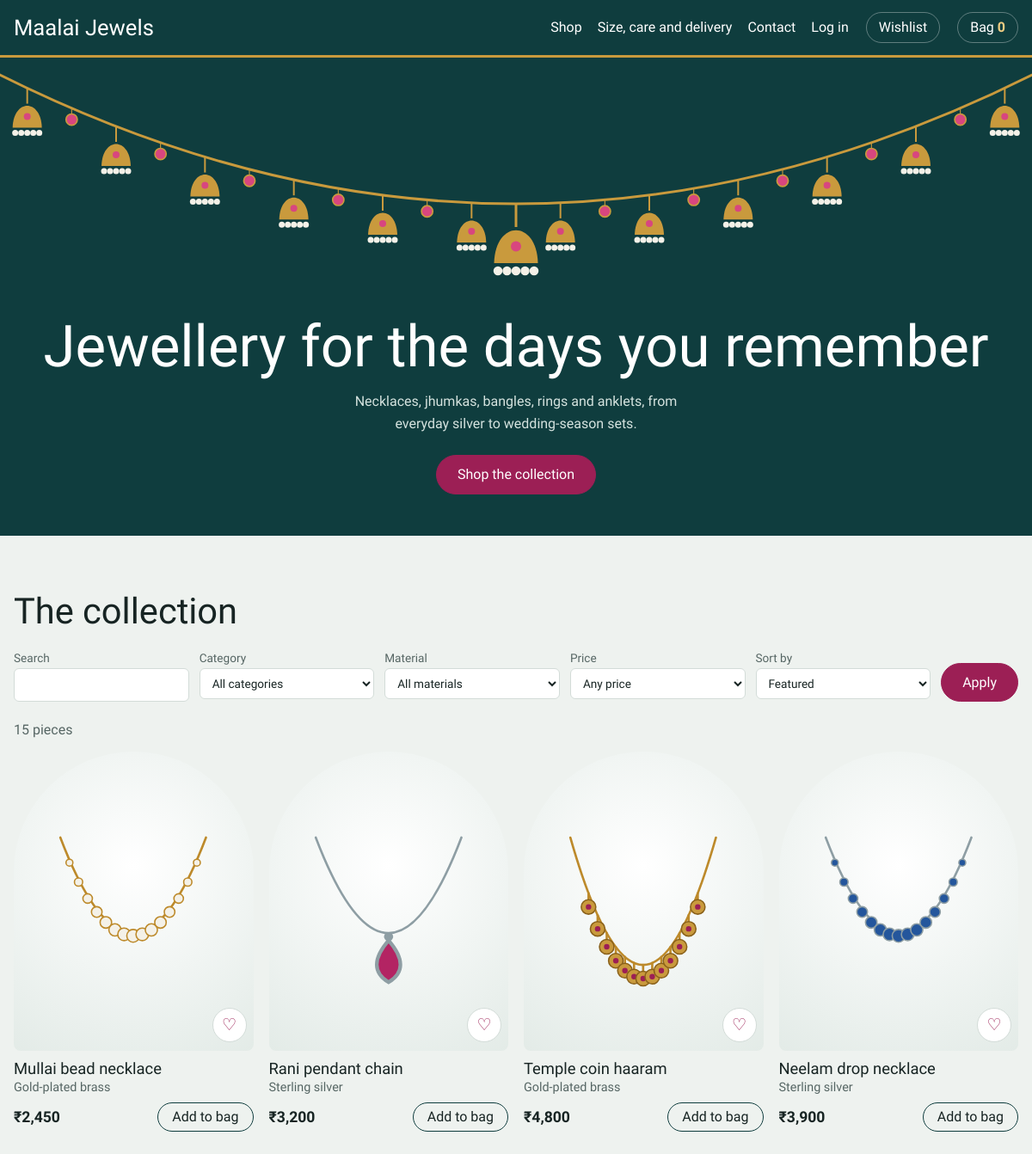
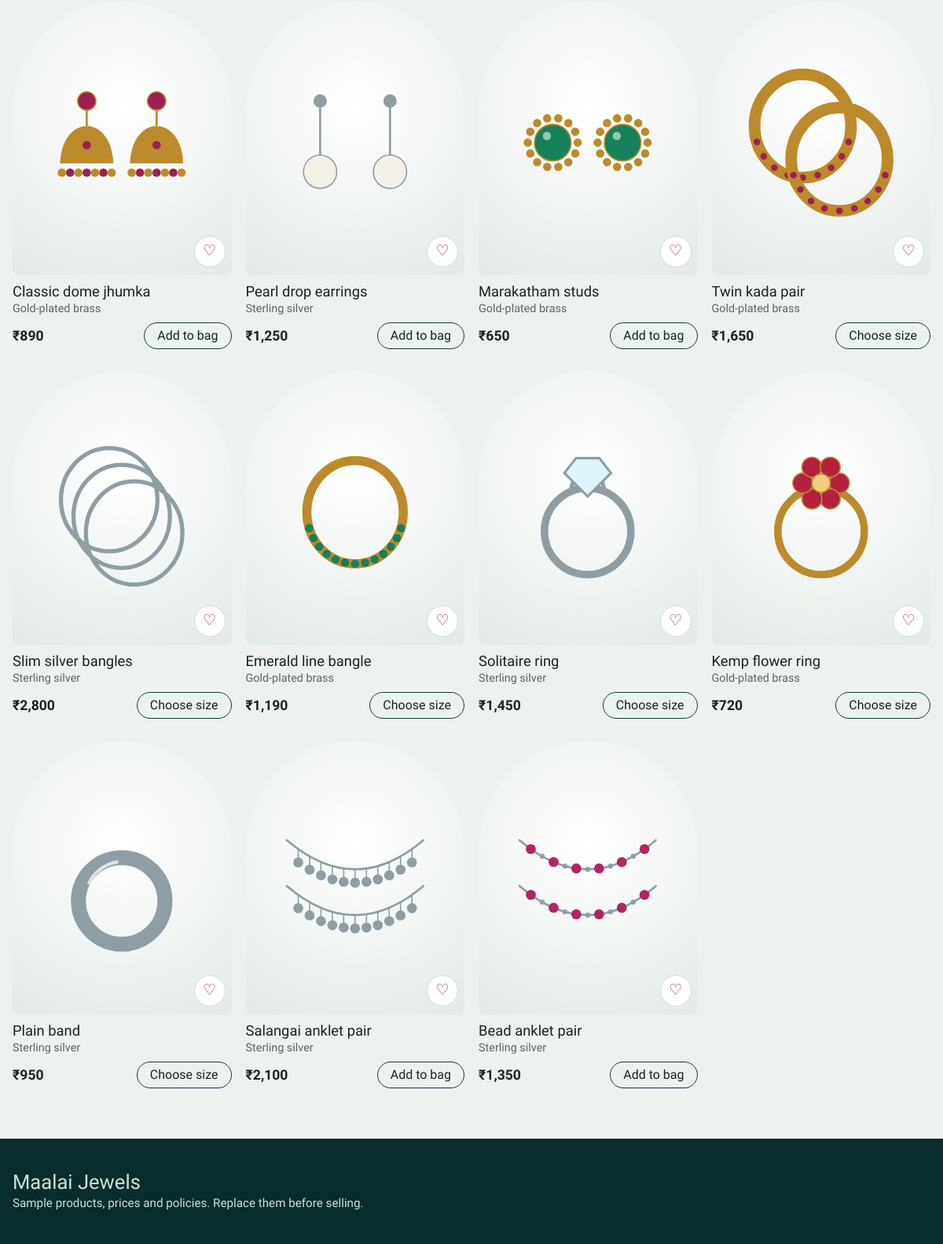
The page / on the database its author committed (2 pictures, top to bottom).
### tables this page shows
CREATE TABLE products(
  id INTEGER PRIMARY KEY, name TEXT NOT NULL, category TEXT NOT NULL, material TEXT NOT NULL,
  price INTEGER NOT NULL CHECK(price>0),             -- paise
  stock INTEGER NOT NULL DEFAULT 0 CHECK(stock>=0),
  sizes TEXT NOT NULL DEFAULT '', description TEXT NOT NULL DEFAULT '',
  image TEXT, stone TEXT NOT NULL DEFAULT '#9c1f55', design INTEGER NOT NULL DEFAULT 0,
  active INTEGER NOT NULL DEFAULT 1);

### app.py (the view)
    @app.get("/")
    def home():
        a = request.args
        sql, args = "SELECT * FROM products WHERE active=1", []
        if a.get("q"):
            sql += " AND (name || ' ' || description || ' ' || category) LIKE ?"
            args.append(f"%{a['q'].strip()}%")
        for field in ("category", "material"):
            if a.get(field):
                sql += f" AND {field}=?"
                args.append(a[field])
        if a.get("max", "").isdigit():
            sql += " AND price < ?"
            args.append(int(a["max"]) * 100)
        sql += " ORDER BY " + {"lo": "price", "hi": "price DESC", "az": "name"}.get(a.get("sort"), "id")
        db = get_db()
        materials = [r[0] for r in db.execute("SELECT DISTINCT material FROM products WHERE active=1")]
        wished = set()
        if g.user:
            wished = {r[0] for r in db.execute("SELECT product_id FROM wishlist WHERE user_id=?", (g.user["id"],))}
        return render_template("home.html", products=db.execute(sql, args).fetchall(),
                               materials=materials, wished=wished)

### db.py (called while the page is built)
def get_db():
    if "db" not in g:
        g.db = sqlite3.connect(current_app.config["DATABASE"], isolation_level=None, timeout=10)
        g.db.row_factory = sqlite3.Row
        g.db.execute("PRAGMA foreign_keys=ON")
    return g.db

### orders.py (called while the page is built)
def release_expired():
    rows = get_db().execute(
        "SELECT id FROM orders WHERE status='pending_payment' AND created < datetime('now', ?)",
        (f"-{HOLD_MINUTES} minutes",)).fetchall()
    for r in rows:
        cancel(r["id"], "Payment not received in time.", only_if_pending=True)

### templates/home.html (shortened to what this page needs)
{% extends "base.html" %}{% from "_macros.html" import card %}
{% block body %}
{% if not request.args %}
<div class="hero">
  <svg id="garland" viewBox="0 0 1200 290" preserveAspectRatio="xMidYMin slice" aria-hidden="true"></svg>
  <h1>Jewellery for the days you remember</h1>
  <p>Necklaces, jhumkas, bangles, rings and anklets, from everyday silver to wedding-season sets.</p>
  <a class="btn" href="#shop">Shop the collection</a>
</div>
{% endif %}
<section id="shop"><div class="wrap">
  <h2>The collection</h2>
  <form class="filters" method="get" action="{{ url_for('home') }}#shop" style="display:flex">
    <label>Search<input name="q" type="search" value="{{ request.args.q }}"></label>
    <label>Category<select name="category"><option value="">All categories</option>{% for c in categories %}<option {{ 'selected' if request.args.category==c }}>{{ c }}</option>{% endfor %}</select></label>
    <label>Material<select name="material"><option value="">All materials</option>{% for m in materials %}<option {{ 'selected' if request.args.material==m }}>{{ m }}</option>{% endfor %}</select></label>
    <label>Price<select name="max"><option value="">Any price</option>{% for v in ['1000','2500','5000'] %}<option value="{{ v }}" {{ 'selected' if request.args.max==v }}>Under ₹{{ v }}</option>{% endfor %}</select></label>
    <label>Sort by<select name="sort">{% for v,t in [('','Featured'),('lo','Price: low to high'),('hi','Price: high to low'),('az','Name')] %}<option value="{{ v }}" {{ 'selected' if request.args.get('sort','')==v }}>{{ t }}</option>{% endfor %}</select></label>
    <button class="btn" style="align-self:end">Apply</button>
  </form>
  <p class="count">{{ products|length }} {{ 'piece' if products|length==1 else 'pieces' }}</p>
  <div class="grid">{% for p in products %}{{ card(p, csrf, p.id in wished) }}{% endfor %}</div>
</div></section>
{% endblock %}

### templates/_macros.html (shortened to what this page needs)
{% macro picture(p) -%}
{% if p.image %}<img src="{{ url_for('image', name=p.image) }}" alt="{{ p.name }}">
{%- else %}<span data-art data-cat="{{ p.category }}" data-mat="{{ p.material }}" data-stone="{{ p.stone }}" data-v="{{ p.design }}" data-name="{{ p.name }}"></span>{% endif %}
{%- endmacro %}
{% macro card(p, csrf, wished) %}
<article class="card">
  <a class="pic" href="{{ url_for('product', pid=p.id) }}">{{ picture(p) }}</a>
  <form class="wishf" method="post" action="{{ url_for('wishlist_toggle', pid=p.id) }}">
    <button class="heart" aria-pressed="{{ 'true' if wished else 'false' }}" aria-label="Save {{ p.name }}">{{ '♥' if wished else '♡' }}</button>
  </form>
  <h3>{{ p.name }}</h3><p class="meta">{{ p.material }}</p>
  <div class="row"><span class="price">{{ p.price|inr }}</span>
    {% if p.stock < 1 %}<span class="err">Sold out</span>
    {% elif p.sizes %}<a class="add" href="{{ url_for('product', pid=p.id) }}">Choose size</a>
    {% else %}<form method="post" action="{{ url_for('cart_add', pid=p.id) }}"><input type="hidden" name="csrf" value="{{ csrf }}"><button class="add">Add to bag</button></form>{% endif %}
  </div>
</article>
{% endmacro %}

### static/style.css (style rules this page uses)
:root { --silk:#0f3d3e;--silk2:#0a2c2d;--gold:#c99a3d;--rani:#9c1f55;--mist:#eef2ef;--white:#fff;--ink:#172423;--soft:#566664;--line:#d3dcd8; --serif:Marcellus,Georgia,serif;--sans:Mukta,system-ui,sans-serif }
* { box-sizing:border-box;margin:0;padding:0 }
html { scroll-behavior:smooth;scroll-padding-top:76px }
body { font:16px/1.6 var(--sans);color:var(--ink);background:var(--mist) }
h1,h2,h3 { font-family:var(--serif);font-weight:400;line-height:1.15 }
h2 { font-size:clamp(1.8rem,4vw,2.6rem);margin-bottom:.5rem }
a { color:inherit }
button,input,select,textarea { font:inherit;color:inherit }
button { cursor:pointer }
.wrap { width:min(1180px,100% - 32px);margin-inline:auto }
.hero { background:var(--silk);color:#fff;overflow:hidden;text-align:center;padding-bottom:48px }
.hero svg { display:block;width:100%;height:clamp(170px,26vw,290px) }
.hero h1 { font-size:clamp(2.2rem,6vw,4.2rem);margin:8px 16px 12px }
.hero p { max-width:52ch;margin:0 auto 24px;padding:0 16px;color:#d5e3df }
.btn { display:inline-block;border:1px solid var(--rani);background:var(--rani);color:#fff;border-radius:99px;padding:9px 24px;text-decoration:none;font-weight:500 }
section { padding:64px 0 }
.filters { display:flex;flex-wrap:wrap;gap:12px;margin:20px 0 }
.filters label { display:flex;flex-direction:column;font-size:.85rem;color:var(--soft);flex:1 1 160px }
.field,.filters input,.filters select,form input,form textarea,form select,.size select { width:100%;background:#fff;border:1px solid var(--line);border-radius:6px;padding:8px 10px;color:var(--ink) }
.count { color:var(--soft);margin-bottom:12px }
.grid { display:grid;grid-template-columns:repeat(auto-fill,minmax(240px,1fr));gap:28px 18px }
.card { position:relative;display:flex;flex-direction:column }
.pic { border:0;background:radial-gradient(circle at 50% 38%,#fff,#e3ebe7);border-radius:140px 140px 8px 8px;aspect-ratio:4/5;padding:14% 12% }
.card h3 { font-size:1.15rem;margin-top:10px }
.meta { color:var(--soft);font-size:.9rem }
.row { display:flex;justify-content:space-between;align-items:center;gap:10px;margin-top:6px }
.price { font-weight:600;font-size:1.1rem }
.add { background:none;border:1px solid var(--silk);border-radius:99px;padding:3px 16px }
.heart { position:absolute;right:8px;bottom:104px;width:40px;height:40px;border-radius:50%;border:1px solid var(--line);background:#fff;color:var(--rani);font-size:1.2rem }
form { display:grid;gap:12px }
form label { font-size:.9rem;display:block }
.pic { display:block;width:100%;overflow:hidden }
.card form.wishf { position:static }
.card .wishf .heart { bottom:104px }
.add { text-decoration:none }

### rows shown on the page
products: value "♡", name "Mullai bead necklace", material "Gold-plated brass", price|inr "₹2,450"
products: value "♡", name "Rani pendant chain", material "Sterling silver", price|inr "₹3,200"
products: value "♡", name "Temple coin haaram", material "Gold-plated brass", price|inr "₹4,800"
products: value "♡", name "Neelam drop necklace", material "Sterling silver", price|inr "₹3,900"
products: value "♡", name "Classic dome jhumka", material "Gold-plated brass", price|inr "₹890"
products: value "♡", name "Pearl drop earrings", material "Sterling silver", price|inr "₹1,250"
products: value "♡", name "Marakatham studs", material "Gold-plated brass", price|inr "₹650"
products: value "♡", name "Twin kada pair", material "Gold-plated brass", price|inr "₹1,650"
products: value "♡", name "Slim silver bangles", material "Sterling silver", price|inr "₹2,800"
products: value "♡", name "Emerald line bangle", material "Gold-plated brass", price|inr "₹1,190"
products: value "♡", name "Solitaire ring", material "Sterling silver", price|inr "₹1,450"
products: value "♡", name "Kemp flower ring", material "Gold-plated brass", price|inr "₹720"
products: value "♡", name "Plain band", material "Sterling silver", price|inr "₹950"
products: value "♡", name "Salangai anklet pair", material "Sterling silver", price|inr "₹2,100"
products: value "♡", name "Bead anklet pair", material "Sterling silver", price|inr "₹1,350"

### other values the page prints
{{ store }} "Maalai Jewels"
{{ cart_count }} "0"
{{ products|length }} "15"
{{ 'piece' if products|length==1 else 'pieces' }} "pieces"
form field sort "Featured"
